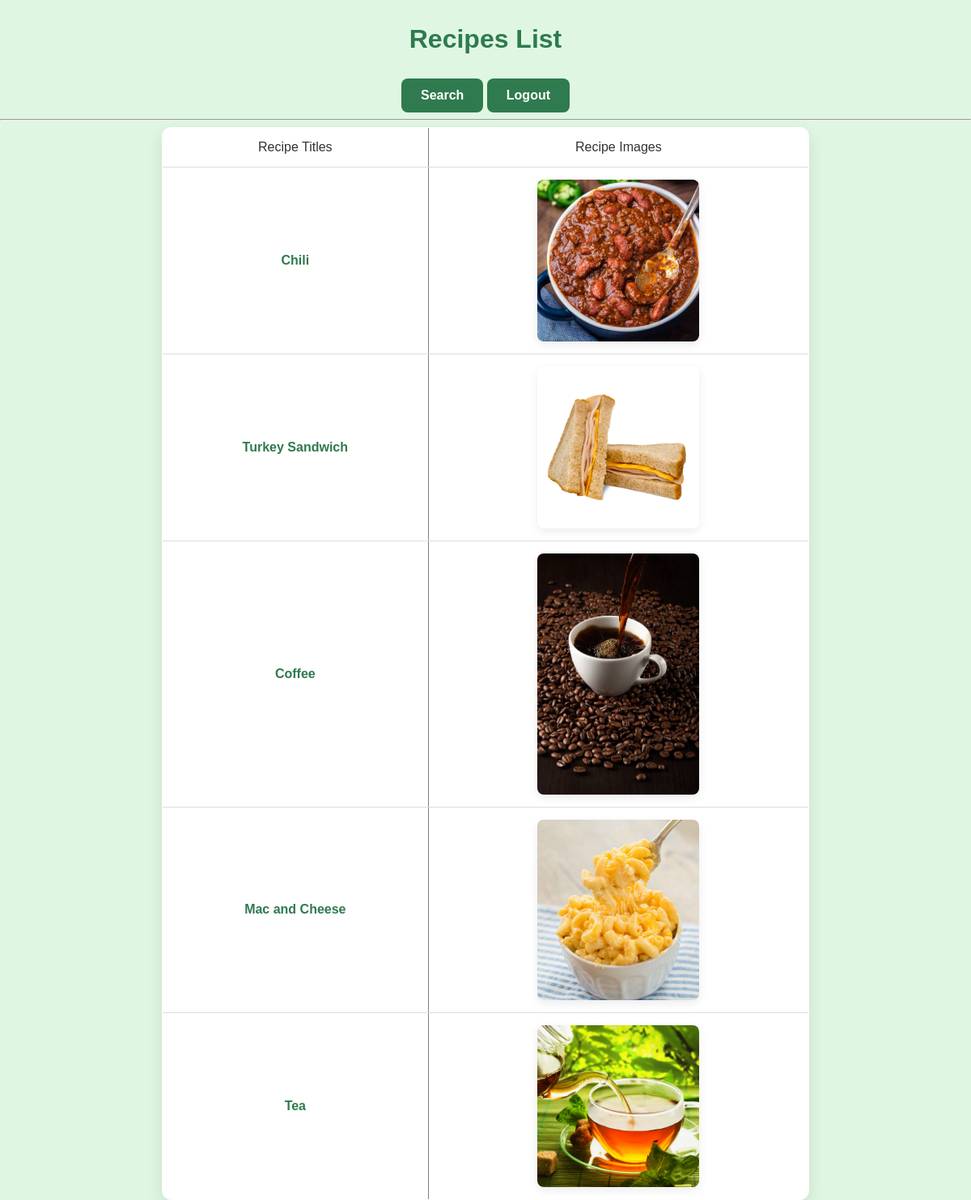
Before: /recipes/list/ (signed in) with the older database file.
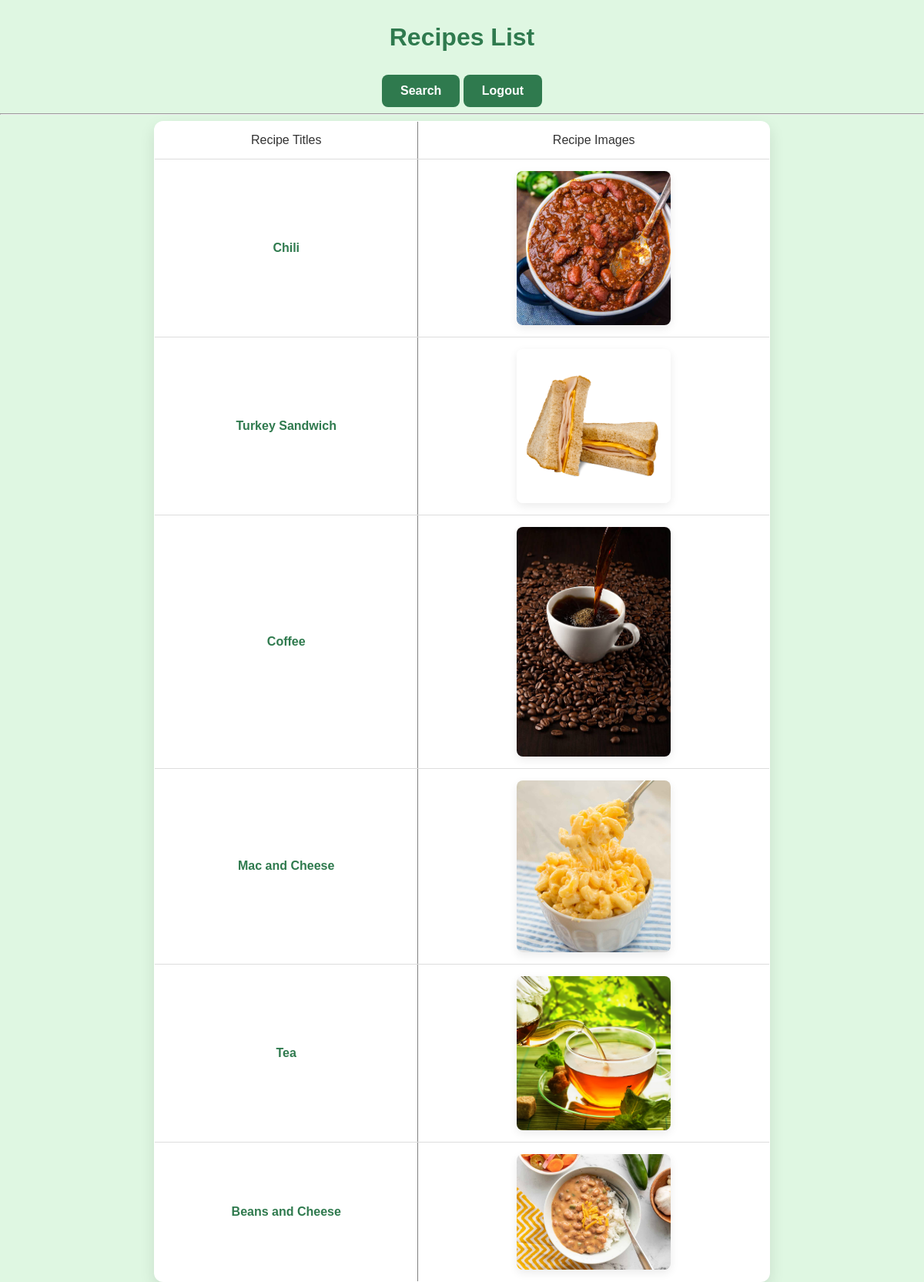
After: the same page with the newer database file.
### recipes/models.py (models this page shows, shortened)
class Recipe(models.Model):
  name = models.CharField(max_length=120)
  ingredients = models.ManyToManyField(Ingredient)
  cooking_time = models.FloatField(
    help_text='in minutes',
    verbose_name = 'cooking_time'
  )
  difficulty = models.CharField(
    max_length=12,
    choices=difficulty_choices,
    default='intermediate'
  )
  pic = models.ImageField(upload_to='recipes', default='no_picture.jpg')
  def get_absolute_url(self):
    return reverse ('recipes:detail', kwargs={'pk': self.pk})

### recipes/views.py (the view)
# urls.py: path('list/', RecipeListView.as_view(), name='list'),
class RecipeListView(LoginRequiredMixin, ListView):
  model = Recipe
  template_name = 'recipes/recipes_main.html'

### recipes/templates/recipes/recipes_main.html (shortened to what this page needs)
<h1>Recipes List</h1>
<a href ="{% url 'recipes:search' %}" class="btn">Search</a>
<a href ="{% url 'logout' %}" class="btn">Logout </a>
<hr>
<table border="1" cellpadding="5" cellspacing = "5">
   <tr>
       <td>Recipe Titles</td>
       <td>Recipe Images</td>
   </tr>
   {% for object in object_list %}
   <tr>
       <td><a href = "{{object.get_absolute_url}}">
        {{object.name}}
       </a></td>
       <td><img src="{{object.pic.url}}" width="200" height="200"></td>
   </tr>
   {% endfor %}
</table>

### recipes/templates/recipes/recipes_main.html (style rules this page uses)
h1 { color: #2f7a4e; margin: 30px 0; }
table { margin: 0 auto; border-collapse: collapse; width: 90%; max-width: 800px; background: white; border-radius: 12px; overflow: hidden; box-shadow: 0 8px 20px rgba(0,0,0,0.1); }
th, td { padding: 15px; border-bottom: 1px solid #ddd; text-align: center; }
td { font-size: 1rem; }
a { color: #2f7a4e; text-decoration: none; font-weight: bold; }
img { border-radius: 8px; max-width: 200px; height: auto; box-shadow: 0 4px 12px rgba(0,0,0,0.08); }
.btn { display: inline-block; padding: 12px 24px; background-color: #2f7a4e; color: white; text-decoration: none; font-size: 1rem; border-radius: 8px; transition: background-color 0.2s ease, transform 0.1s ease; }

Changed rows visible on the page:
added Recipe: name "Beans and Cheese", pic (picture)
